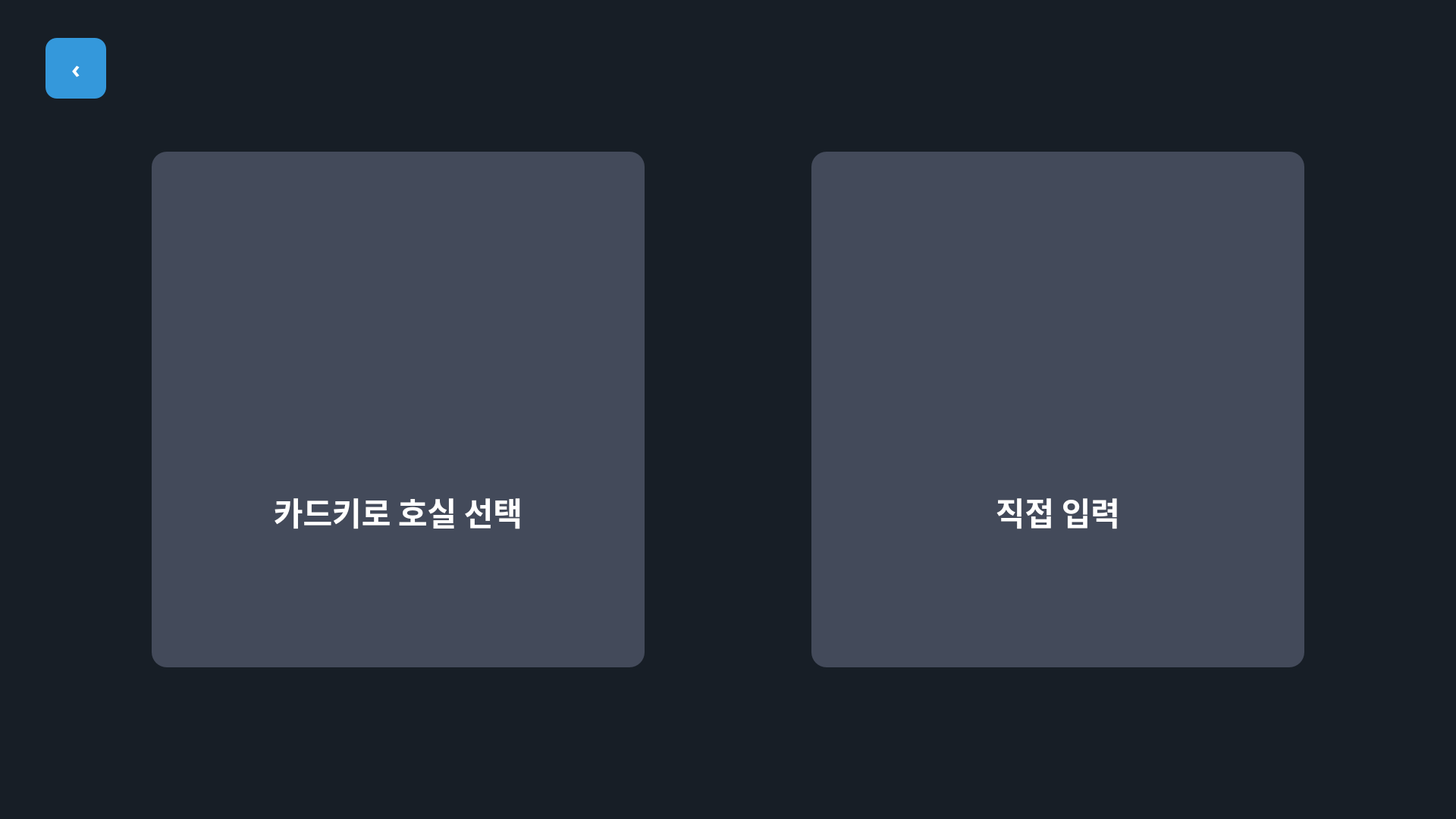
<?xml version="1.0" encoding="UTF-8"?>
<ui version="4.0">
 <class>InputMethodSelection</class>
 <widget class="QWidget" name="InputMethodSelection">
  <property name="geometry">
   <rect>
    <x>0</x>
    <y>0</y>
    <width>1920</width>
    <height>1080</height>
   </rect>
  </property>
  <property name="font">
   <font>
    <pointsize>12</pointsize>
   </font>
  </property>
  <property name="windowTitle">
   <string>Input Method Selection</string>
  </property>
  <property name="styleSheet">
   <string>QWidget {
    background-color: #171E26;
}

QLabel {
    color: white;
    font-family: "Malgun Gothic", "Arial", sans-serif;
    background-color: transparent;
    border: none;
}

QPushButton {
    color: white;
    border: none;
    font-family: "Malgun Gothic", sans-serif;
    font-weight: bold;
}

.back-button {
    background-color: #3498db;
    border-radius: 15px;
    font-size: 32px;
}

.back-button:hover {
    background-color: #2980b9;
}

.option-card {
    background-color: #434a5a;
    border-radius: 20px;
}

.option-card:hover {
    background-color: #4a5266;
}

.option-card:pressed {
    background-color: #3d434f;
}</string>
  </property>
  
  <!-- 뒤로가기 버튼 -->
  <widget class="QPushButton" name="backButton">
   <property name="geometry">
    <rect>
     <x>60</x>
     <y>50</y>
     <width>80</width>
     <height>80</height>
    </rect>
   </property>
   <property name="font">
    <font>
     <family>Malgun Gothic</family>
     <pointsize>-1</pointsize>
     <weight>75</weight>
     <bold>true</bold>
    </font>
   </property>
   <property name="styleSheet">
    <string notr="true">background-color: #3498db; 
border-radius: 15px;
font-size: 32px; 
font-weight: bold;</string>
   </property>
   <property name="text">
    <string>‹</string>
   </property>
   <property name="cursor">
    <cursorShape>PointingHandCursor</cursorShape>
   </property>
  </widget>
  
  <!-- 왼쪽 카드: 카드키로 호실 선택 -->
  <widget class="QFrame" name="cardKeyFrame">
   <property name="geometry">
    <rect>
     <x>200</x>
     <y>200</y>
     <width>650</width>
     <height>680</height>
    </rect>
   </property>
   <property name="styleSheet">
    <string>background-color: #434a5a; 
border-radius: 20px;</string>
   </property>
   
   <!-- 카드키 이미지 영역 -->
   <widget class="QLabel" name="cardKeyImage">
    <property name="geometry">
     <rect>
      <x>175</x>
      <y>120</y>
      <width>300</width>
      <height>200</height>
     </rect>
    </property>
    <property name="text">
     <string/>
    </property>
    <property name="scaledContents">
     <bool>true</bool>
    </property>
    <property name="alignment">
     <set>Qt::AlignCenter</set>
    </property>
   </widget>
   
   <!-- 카드키 텍스트 -->
   <widget class="QLabel" name="cardKeyText">
    <property name="geometry">
     <rect>
      <x>50</x>
      <y>400</y>
      <width>550</width>
      <height>150</height>
     </rect>
    </property>
    <property name="font">
     <font>
      <family>Malgun Gothic</family>
      <pointsize>-1</pointsize>
      <weight>75</weight>
      <bold>true</bold>
     </font>
    </property>
    <property name="styleSheet">
     <string notr="true">font-size: 42px; 
font-weight: 600; 
color: white;</string>
    </property>
    <property name="text">
     <string>카드키로 호실 선택</string>
    </property>
    <property name="alignment">
     <set>Qt::AlignCenter</set>
    </property>
   </widget>
  </widget>
  
  <!-- 오른쪽 카드: 직접 입력 -->
  <widget class="QFrame" name="directInputFrame">
   <property name="geometry">
    <rect>
     <x>1070</x>
     <y>200</y>
     <width>650</width>
     <height>680</height>
    </rect>
   </property>
   <property name="styleSheet">
    <string>background-color: #434a5a; 
border-radius: 20px;</string>
   </property>
   
   <!-- 직접입력 이미지 영역 -->
   <widget class="QLabel" name="directInputImage">
    <property name="geometry">
     <rect>
      <x>175</x>
      <y>120</y>
      <width>300</width>
      <height>200</height>
     </rect>
    </property>
    <property name="text">
     <string/>
    </property>
    <property name="scaledContents">
     <bool>true</bool>
    </property>
    <property name="alignment">
     <set>Qt::AlignCenter</set>
    </property>
   </widget>
   
   <!-- 직접입력 텍스트 -->
   <widget class="QLabel" name="directInputText">
    <property name="geometry">
     <rect>
      <x>50</x>
      <y>400</y>
      <width>550</width>
      <height>150</height>
     </rect>
    </property>
    <property name="font">
     <font>
      <family>Malgun Gothic</family>
      <pointsize>-1</pointsize>
      <weight>75</weight>
      <bold>true</bold>
     </font>
    </property>
    <property name="styleSheet">
     <string notr="true">font-size: 42px; 
font-weight: 600; 
color: white;</string>
    </property>
    <property name="text">
     <string>직접 입력</string>
    </property>
    <property name="alignment">
     <set>Qt::AlignCenter</set>
    </property>
   </widget>
  </widget>
  
  <!-- 왼쪽 카드 터치 영역 -->
  <widget class="QPushButton" name="cardKeyButton">
   <property name="geometry">
    <rect>
     <x>200</x>
     <y>200</y>
     <width>650</width>
     <height>680</height>
    </rect>
   </property>
   <property name="text">
    <string></string>
   </property>
   <property name="styleSheet">
    <string>background-color: transparent;</string>
   </property>
   <property name="cursor">
    <cursorShape>PointingHandCursor</cursorShape>
   </property>
  </widget>
  
  <!-- 오른쪽 카드 터치 영역 -->
  <widget class="QPushButton" name="directInputButton">
   <property name="geometry">
    <rect>
     <x>1070</x>
     <y>200</y>
     <width>650</width>
     <height>680</height>
    </rect>
   </property>
   <property name="text">
    <string></string>
   </property>
   <property name="styleSheet">
    <string>background-color: transparent;</string>
   </property>
   <property name="cursor">
    <cursorShape>PointingHandCursor</cursorShape>
   </property>
  </widget>
 </widget>
 <resources/>
 <connections/>
</ui>
